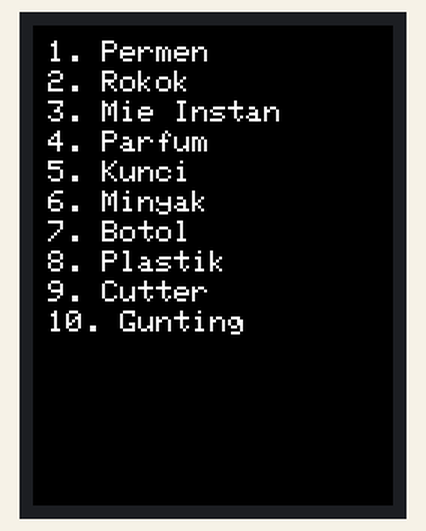
Recording of a sketch running on a simulated Arduino Uno, built with avr-gcc and run on an emulated ATmega328P. Shown: 240×320 colour display. What the sketch prints to the serial monitor is not drawn.

Above: at 3.4 s.

The sketch:

tes_LCD_TFT.ino
```cpp
// Modified for SPFD5408 Library by Joao Lopes

#include "SPFD5408_Adafruit_GFX.h"    // Core graphics library
#include "SPFD5408_Adafruit_TFTLCD.h" // Hardware-specific library
#include "SPFD5408_TouchScreen.h"

// Pin assignments for the TFT touch screen
#define YP    A1
#define XM    A2
#define YM    7
#define XP    6

// Calibrated values for the TFT touch screen
#define TS_MINX   178
#define TS_MINY   75
#define TS_MAXX   931
#define TS_MAXY   895

// Instantiate the ts object
TouchScreen ts = TouchScreen(XP, YP, XM, YM, 300);

#define LCD_RD    A0
#define LCD_WR    A1
#define LCD_CD    A2
#define LCD_CS    A3
#define LCD_RESET A4

// Instantiate the tft object
Adafruit_TFTLCD tft(LCD_CS, LCD_CD, LCD_WR, LCD_RD, LCD_RESET);

// Assign human-readable names to some common 16-bit color values:
#define	BLACK   0x0000
#define	BLUE    0x001F
#define	RED     0xF800
#define	GREEN   0x07E0
#define CYAN    0x07FF
#define MAGENTA 0xF81F
#define YELLOW  0xFFE0
#define WHITE   0xFFFF

void setup(void) {
  Serial.begin(9600);
  Serial.println(F("Paint!"));

  tft.reset();
  tft.begin(0x9341);      // SPFD5408 compatible
  tft.setRotation(2);     // This settings works for me with correct orientation
                          // tft.setRotation(2);
  tft.fillScreen(BLACK);  //Set Background Color with BLACK

  tft.setTextColor(WHITE);
  tft.setTextSize(1);
  tft.setCursor(10, 10);
  tft.println("Hello from TechToTinker");

  tft.setTextColor(RED);
  tft.setTextSize(1.5);
  tft.setCursor(10, 30);
  tft.println("2.4 TFT Display");
  delay(3000);
  tft.fillScreen(BLACK);
}

void loop() {
  //tft.fillScreen(ILI9341_BLACK); // Bersihkan layar

  const char* items[] = {"Permen", "Rokok", "Mie Instan", "Parfum", "Kunci", "Minyak", "Botol", "Plastik", "Cutter", "Gunting"};     // Daftar huruf yang ditampilkan
  float textSize = 2;
  int lineHeight = 20;  // Tinggi per baris (8px font + padding)
  int y = 10;                         // Posisi Y awal

  tft.setTextColor(WHITE);
  tft.setTextSize(textSize);

  int itemCount = sizeof(items) / sizeof(items[0]);

  for (int i = 0 ; i < itemCount ; i++) {
    tft.setCursor(10, y);            // Atur posisi otomatis
    tft.print(i + 1);                // Cetak nomor (1, 2, 3,...)
    tft.print(". ");
    tft.println(items[i]);           // Cetak huruf (A, B, C,...)

    y += lineHeight;                 // Geser ke bawah untuk baris berikutnya
    //delay(2000);                     // Tampilkan satu per satu
  }

  //delay(4000);  // Tunggu sebelum mengulang
}


// void loop() {

//   int y = 10;  // Posisi awal Y
//   int lineHeight = 10; // Jarak antar baris (bisa disesuaikan tergantung ukuran teks)

//   for (int i = 0; i < 3; i++) {
//     tft.setTextColor(WHITE);
//     tft.setTextSize(1);
//     tft.setCursor(10, y);  // Posisi otomatis

//     if (i == 0) {
//       tft.println("1. A");
//     } else if (i == 1) {
//       tft.println("2. B");
//     } else if (i == 2) {
//       tft.println("3. C");
//       i = 0;
//     }

//     y += lineHeight; // Geser ke bawah untuk baris berikutnya
//     delay(2000);
//   }

  //delay(4000); // Tunggu sebelum mengulang
//}


// void loop() {
//   for(int i = 0; i<3; i++){
//     if(i == 0){
//         tft.setTextColor(WHITE);
//         tft.setTextSize(1);
//         tft.setCursor(10, 10);
//         tft.println("1. A");
//     }
//     else if(i == 1){
//         tft.setTextColor(WHITE);
//         tft.setTextSize(1);
//         tft.setCursor(10, 20);
//         tft.println("2. B");
//     }
//     else if(i == 2){
//         tft.setTextColor(WHITE);
//         tft.setTextSize(1);
//         tft.setCursor(10, 30);
//         tft.println("3. C");
//     }
//     delay(2000);
//   }
// }
```
